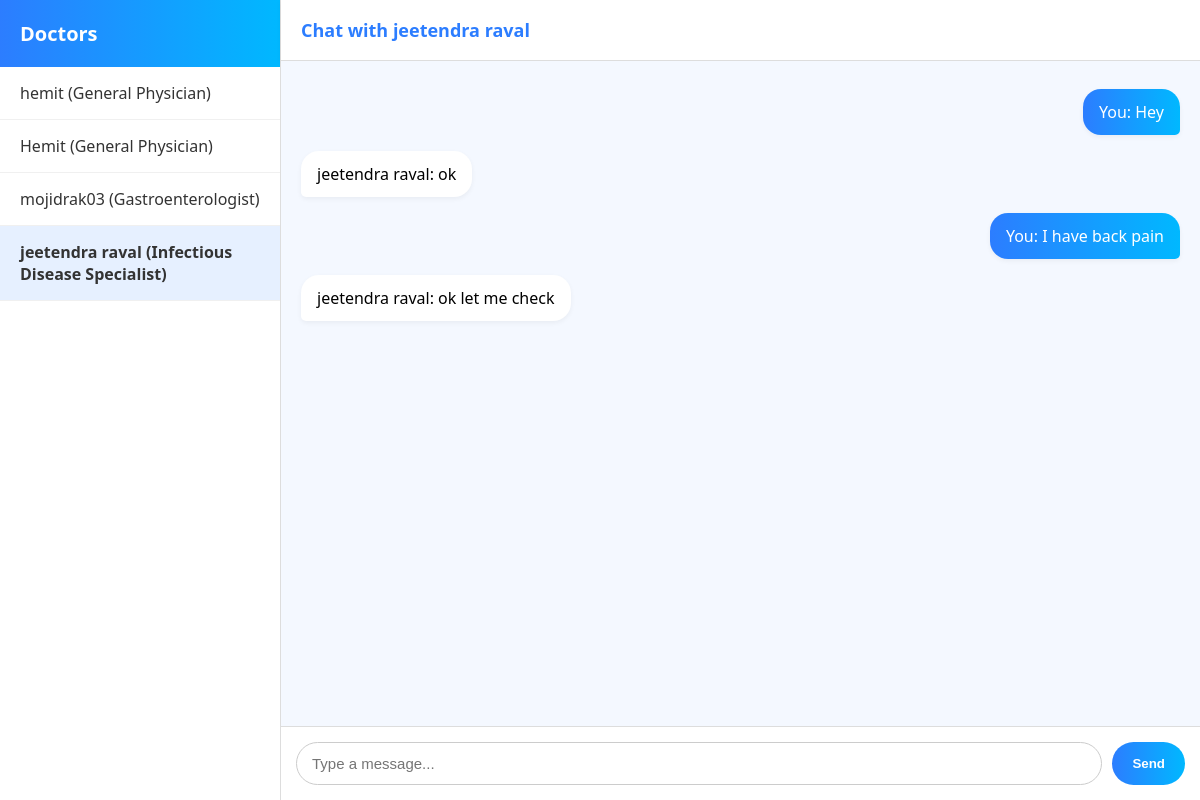
/chat?doctor=jeetendra raval (signed in), run on the app's committed database.
### app.py (models this page shows)
class User(db.Model):
    id = db.Column(db.Integer, primary_key=True)
    username = db.Column(db.String(50), unique=True, nullable=False)
    password = db.Column(db.String(100), nullable=False)
    role = db.Column(db.String(10), nullable=False)  # "patient" or "doctor"
    specialty = db.Column(db.String(50))  # only for doctors

class Message(db.Model):
    id = db.Column(db.Integer, primary_key=True)
    patient = db.Column(db.String(50), nullable=False)
    doctor = db.Column(db.String(50), nullable=False)
    text = db.Column(db.Text, nullable=False)
    sender = db.Column(db.String(10), nullable=False)  # "patient" or "doctor"

### app.py (the view, shortened to what this page needs)
@app.route("/chat", methods=["GET", "POST"])
def chat():
    if "patient_username" not in session:
        return redirect(url_for("login_patient"))
    username = session["patient_username"]
    selected_doctor = request.args.get("doctor")  # active doctor
    doctors = {u.username: {"specialty": u.specialty} for u in User.query.filter_by(role="doctor").all()}
    messages = []
    if selected_doctor:
        messages = Message.query.filter_by(patient=username, doctor=selected_doctor).all()
    return render_template("chat.html",
                           username=username,
                           doctors=doctors,
                           active_doctor=selected_doctor,
                           messages=messages)

### templates/chat.html (shortened to what this page needs)
<!DOCTYPE html>
<html lang="en">
<head>
</head>
<body>
  <div class="container">
    <div class="sidebar">
      <h2>Doctors</h2>
      {% for doc, details in doctors.items() %}
        <a class="contact {% if active_doctor == doc %}active{% endif %}"
           href="{{ url_for('chat') }}?doctor={{ doc|urlencode }}">
          {{ doc }} ({{ details['specialty'] }})
        </a>
      {% endfor %}
    </div>
    <div class="chat-window">
      {% if active_doctor %}
        <div class="chat-header">Chat with {{ active_doctor }}</div>
        <div class="chat-box" id="chat-box">
          {% for msg in messages %}
            <div class="msg {{ msg.sender }}">
              {% if msg.sender == 'patient' %}You: {{ msg.text }}
              {% else %}{{ active_doctor }}: {{ msg.text }}{% endif %}
            </div>
          {% endfor %}
        </div>
        <form method="POST" class="form-box">
          <input type="text" name="message" placeholder="Type a message..." required>
          <button type="submit">Send</button>
        </form>
      {% else %}
        <div class="chat-header">Select a doctor to start chatting</div>
      {% endif %}
    </div>
  </div>
</body>
</html>

### templates/chat.html (style rules this page uses)
body { margin:0; font-family: 'Segoe UI', sans-serif; background: linear-gradient(135deg, #f0f7ff 0%, #e6f2ff 100%); }
.container { display:flex; height:100vh; }
.sidebar { width:280px; background:#fff; border-right:1px solid #ddd; display:flex; flex-direction:column; }
.sidebar h2 { padding:20px; margin:0; background: linear-gradient(to right, #2c7dff, #00b8ff); color:#fff; font-size:20px; font-weight:600; }
.contact { position: relative; padding: 15px 20px; border-bottom: 1px solid #f0f0f0; text-decoration: none; color: #333; display: block; }
.contact.active { background:#e6f0ff; font-weight:600; }
.chat-window { flex:1; display:flex; flex-direction:column; }
.chat-header { padding:18px 20px; background:#fff; border-bottom:1px solid #ddd; font-weight:600; font-size:18px; color:#2c7dff; box-shadow:0 2px 6px rgba(0,0,0,0.05); }
.chat-box { flex:1; padding:20px; overflow-y:auto; background:#f4f8ff; display:flex; flex-direction:column; }
.msg { margin:8px 0; padding:12px 16px; border-radius:18px; max-width:65%; box-shadow:0 2px 5px rgba(0,0,0,0.05); }
.msg.patient { background: linear-gradient(to right, #2c7dff, #00b8ff); color:#fff; align-self:flex-end; border-bottom-right-radius:5px; }
.msg.doctor { background:#fff; align-self:flex-start; border-bottom-left-radius:5px; }
.form-box { display:flex; padding:15px; background:#fff; border-top:1px solid #ddd; }
.form-box input { flex:1; padding:12px 15px; border:1px solid #ccc; border-radius:25px; outline:none; font-size:15px; }
.form-box button { margin-left:10px; padding:12px 20px; border:none; border-radius:25px; background:linear-gradient(to right, #2c7dff, #00b8ff); color:#fff; font-weight:600; cursor:pointer; transition:0.2s; }

### data on the page
User: username "hemit", specialty "General Physician"
User: username "Hemit", specialty "General Physician"
User: username "mojidrak03", specialty "Gastroenterologist"
User: username "jeetendra raval", specialty "Infectious Disease Specialist"
Message: text "Hey"
Message: doctor "jeetendra raval", text "ok"
Message: text "I have back pain"
Message: doctor "jeetendra raval", text "ok let me check"

### other printed values
{{ active_doctor }} "jeetendra raval"
